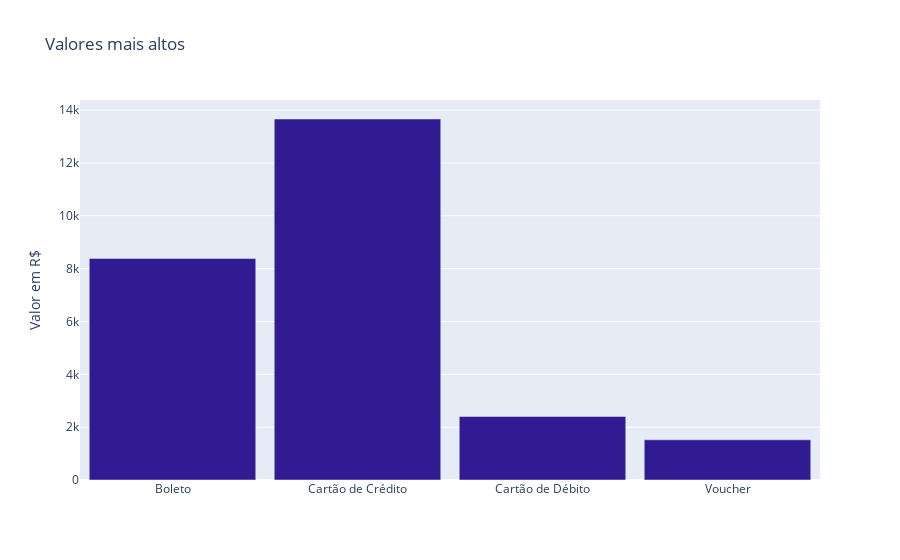

Notebook cell for this chart:
### Code cell
# Visualização gráfica das compras com valores mais altos
iplot(fig_max)

### Figure 1 — Plotly figure (JSON) as saved in the notebook; plotly's stock layout.template omitted (floating-point values rounded to 4 significant figures)
{"data": [{"marker": {"color": "#311B92"}, "type": "bar", "x": ["Boleto", "Cartão de Crédito", "Cartão de Débito", "Voucher"], "y": [8388.0, 13660.0, 2405.0, 1522.0]}], "layout": {"bargap": 0.1, "title": {"text": "Valores mais altos"}, "yaxis": {"title": {"text": "Valor em R$"}}}}
